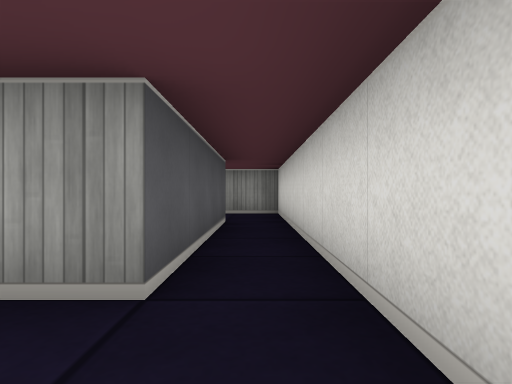
view 1 (above)

20 first-person views from a walk through a cub3D maze. The camera is about half as high as the walls, looks level and sees 75° across. The floor is counted in squares. Each view is taken from the middle of a square. On the plan, view 1 faces up. The plan holds only what a view shows up to about 9 squares ahead; the rest is blank.

view 2
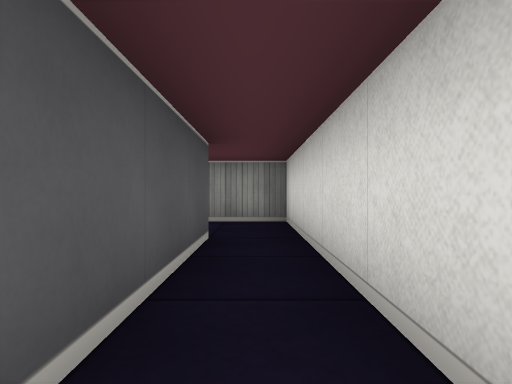

view 3
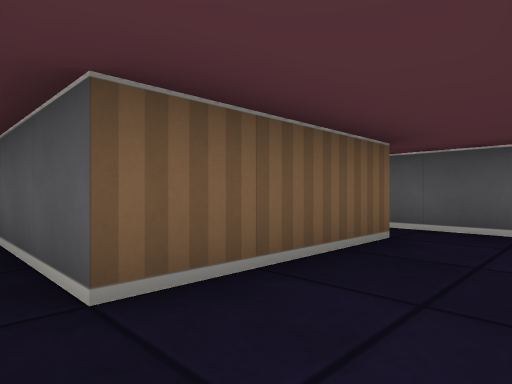

view 4
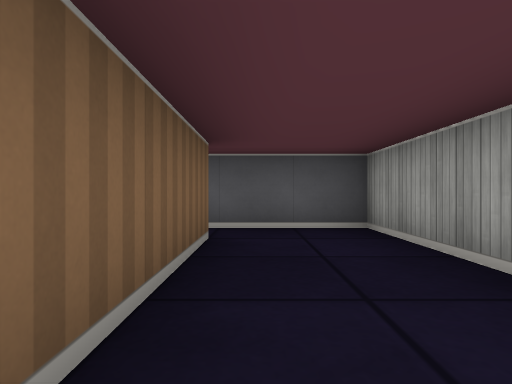

view 5
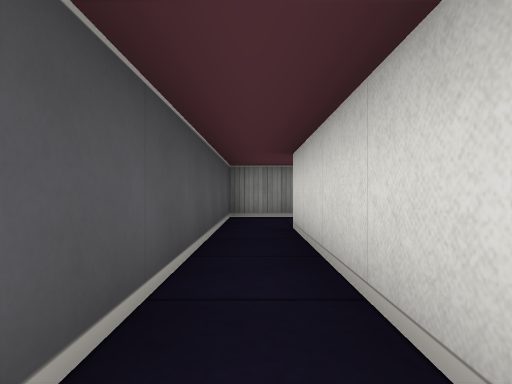

view 6
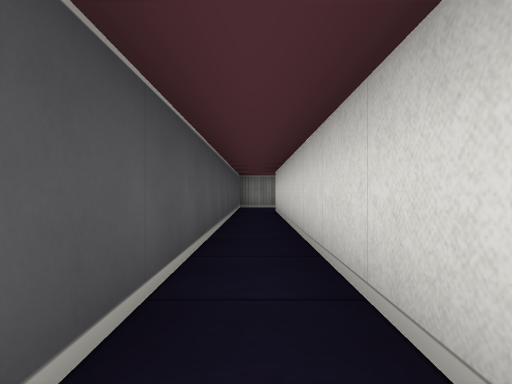

view 7
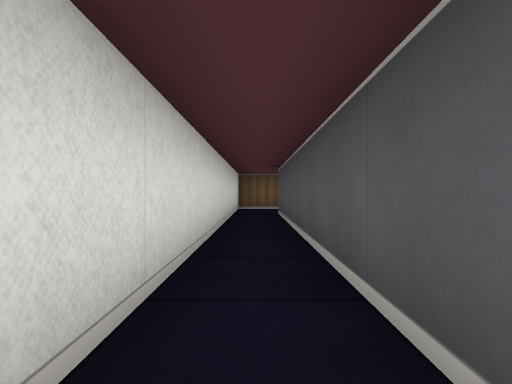

view 8
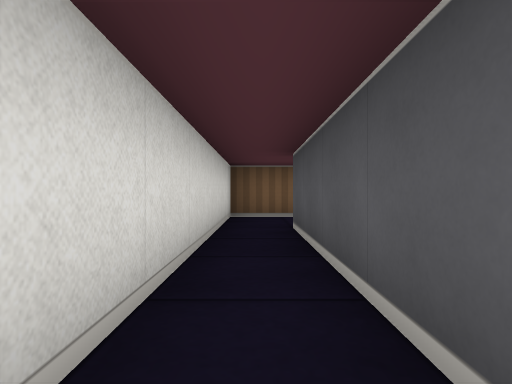

view 9
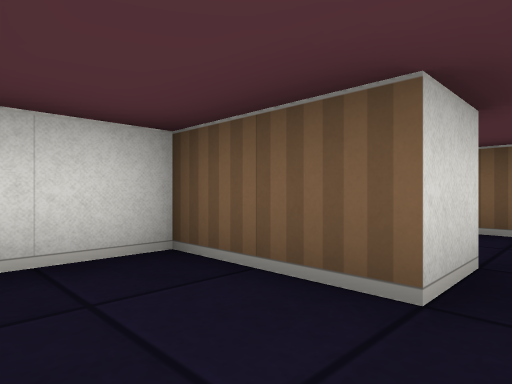

view 10
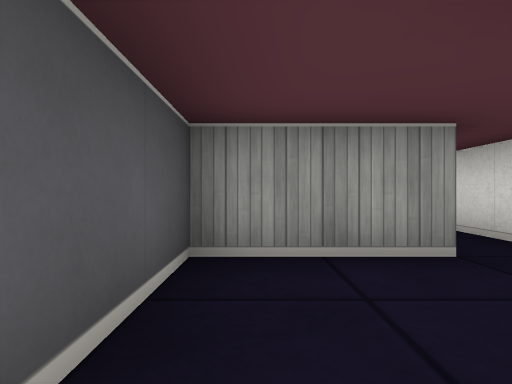

view 11
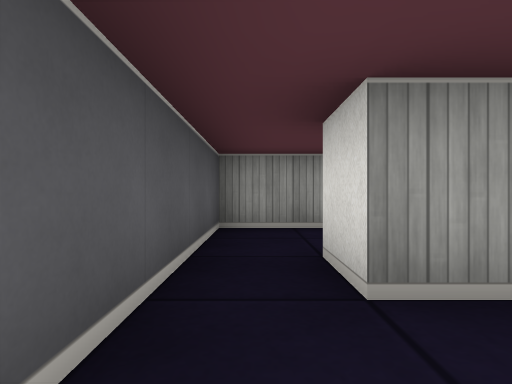

view 12
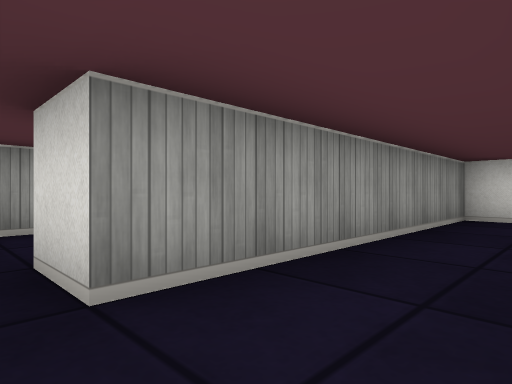

view 13
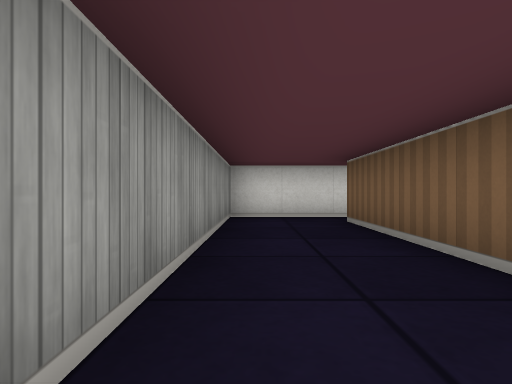

view 14
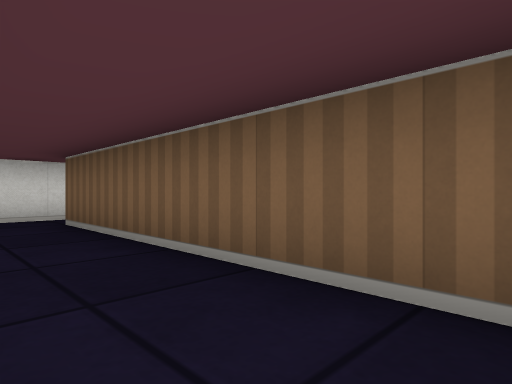

view 15
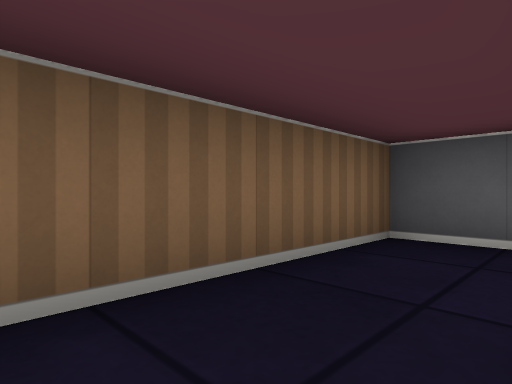

view 16
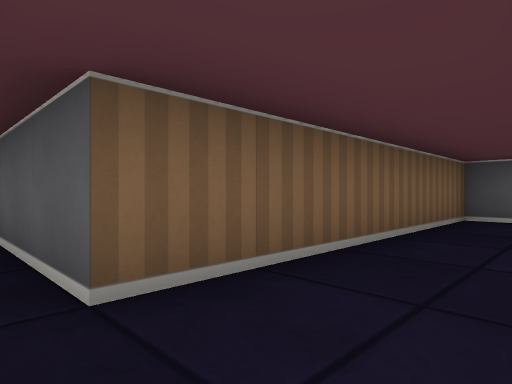

view 17
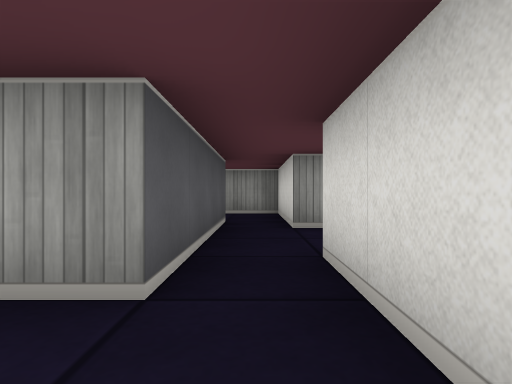

view 18
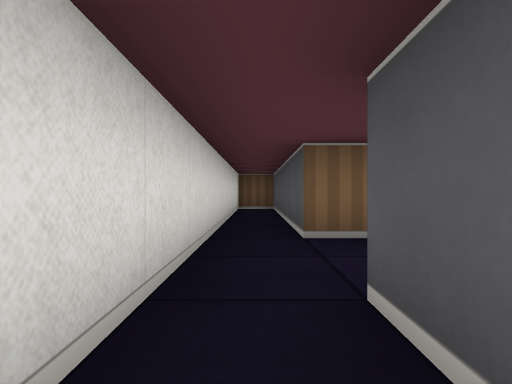

view 19
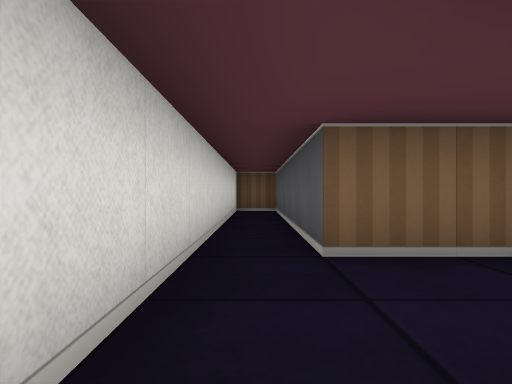

view 20
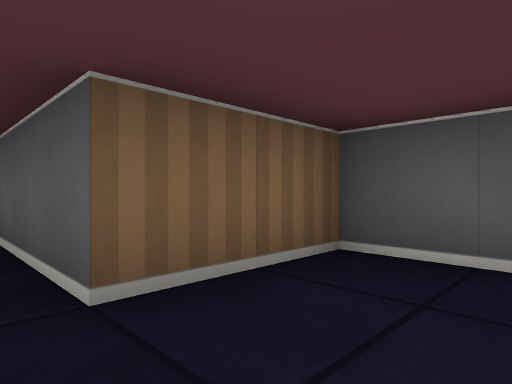

### Floor plan
Ten units are one square. View 1 is at (0, 0); x grows to the right and y downward. Boxes are objects, and circles mark ways between rooms. Rooms are numbered by the first view taken in them; rooms with no view inside come last. Other rooms are left out.
<svg viewBox="-70 -80 85 330">
<path fill="none" stroke="#000" d="M5 -6 5 -75 -45 -75 -45 75 -55 75M-55 95 -35 95 -35 -55 -5 -55 -5 -15M-55 75 -65 75 -65 95M-65 95 -65 125 -5 125M5 125 5 105 -55 105 -55 95M-15 185 -5 185 -5 245 5 245 5 165M-5 165 -12 165M5 135 5 125M-5 125 -5 165M5 165 5 155M-25 172 -25 185 -15 185"/>
<circle cx="-50" cy="85" r="3" fill="#2a7"/>
<circle cx="-60" cy="100" r="3" fill="#2a7"/>
<circle cx="0" cy="130" r="3" fill="#2a7"/>
<circle cx="0" cy="160" r="3" fill="#2a7"/>
<circle cx="-10" cy="175" r="3" fill="#2a7"/>
<text x="-40" y="-10">1</text>
<text x="-60" y="80">2</text>
<text x="-30" y="110">3</text>
<text x="0" y="200">4</text>
<text x="0" y="140">5</text>
<text x="-20" y="170">6</text>
</svg>
Room 1 opens to room 2. Room 2 opens to room 3. Room 3 opens to room 5. Room 4 opens to room 5. Room 4 opens to room 6.

Where each view was taken, in squares from view 1:
view 1: 0 up, 0 right, facing up
view 2: 2 up, 0 right, facing up
view 3: 7 up, 0 right, facing down-left
view 4: 6 up, 0 right, facing left
view 5: 1 up, 4 left, facing up
view 6: 3 down, 4 left, facing up
view 7: 0 up, 4 left, facing down
view 8: 3 down, 4 left, facing down
view 9: 8 down, 6 left, facing down-right
view 10: 10 down, 6 left, facing up
view 11: 12 down, 6 left, facing up
view 12: 12 down, 6 left, facing up-right
view 13: 11 down, 6 left, facing right
view 14: 11 down, 6 left, facing down-right
view 15: 11 down, 3 left, facing down-left
view 16: 11 down, 0 right, facing down-left
view 17: 18 down, 0 right, facing up
view 18: 15 down, 0 right, facing down
view 19: 16 down, 0 right, facing down
view 20: 17 down, 0 right, facing down-left
